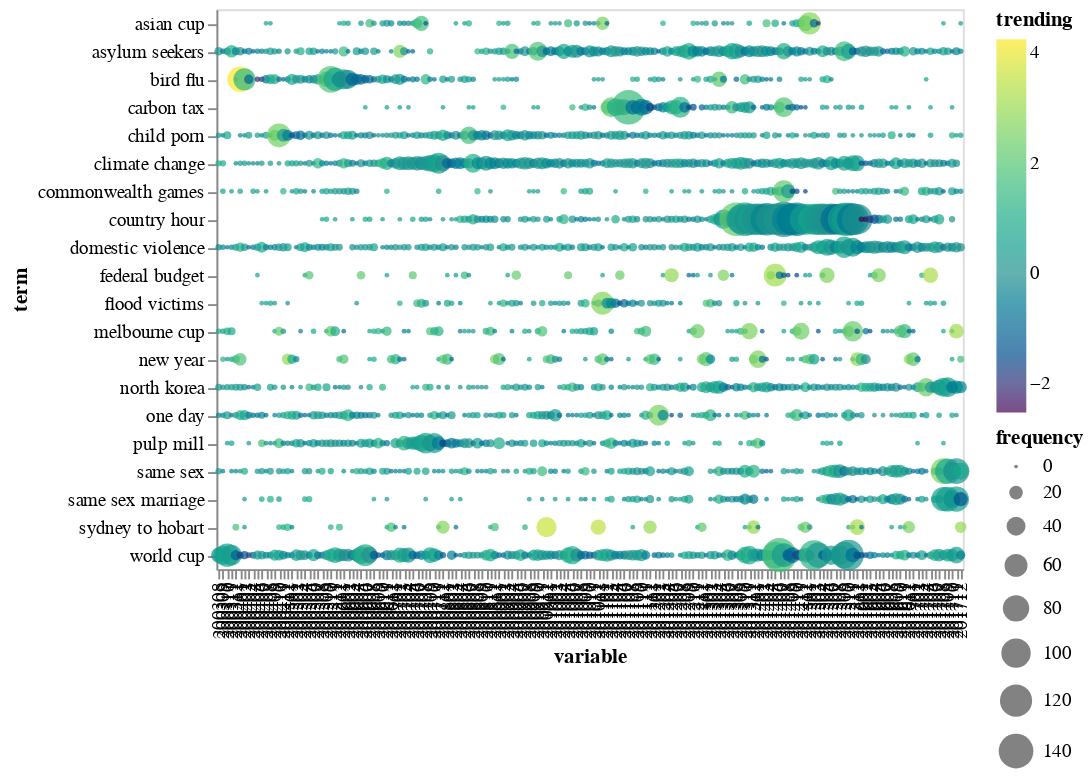

The notebook cell saved with this chart:
### Code cell
import altair as alt

viridis= ['#440154', '#472c7a', '#3b518b', '#2c718e', '#21908d', '#27ad81', '#5cc863', '#aadc32', '#fde725']
alt.Chart(display_df).mark_circle().encode(
        alt.X('variable'),
        alt.Y('term'),
        size='frequency',    
        color=alt.Color('trending:Q',  scale=alt.Scddale(domain=(display_df.dropna().trending.min(), 
                                                           0, 
                                                           display_df.dropna().trending.max()),
                                                    range=[viridis[0], viridis[len(viridis)//2], viridis[-1]]
                                                      )
                       ),
    )

### Figure 1 — Vega-Lite specification as saved in the notebook (floating-point values rounded to 4 significant figures; data arrays with more than 128 entries replaced by an {"elided": "..."} marker saying what was removed)
{"$schema": "https://vega.github.io/schema/vega-lite/v2.4.3.json", "config": {"view": {"height": 300, "width": 400}}, "data": {"values": {"elided": "2099 records"}}, "encoding": {"color": {"field": "trending", "scale": {"domain": [-2.526, 0, 4.246], "range": ["#440154", "#21908d", "#fde725"]}, "type": "quantitative"}, "size": {"field": "frequency", "type": "quantitative"}, "x": {"field": "variable", "type": "nominal"}, "y": {"field": "term", "type": "nominal"}}, "mark": "circle"}
